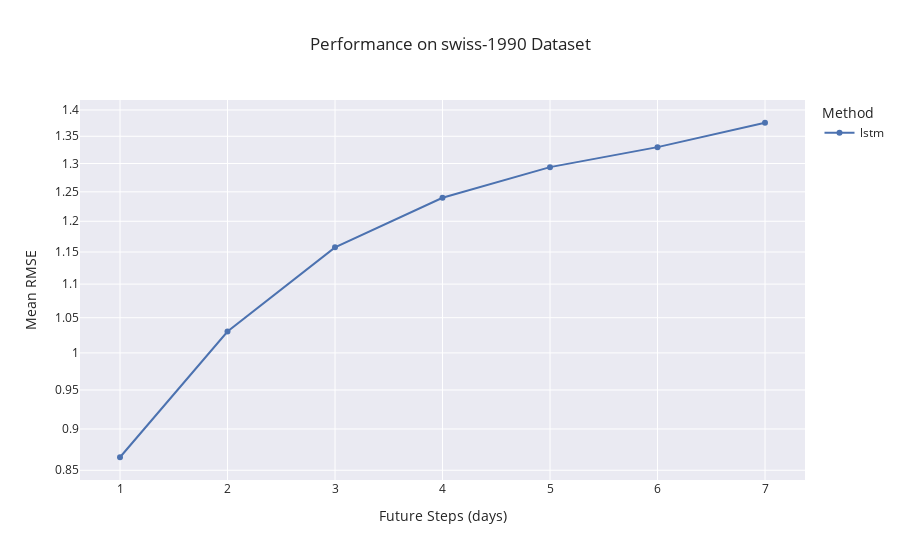
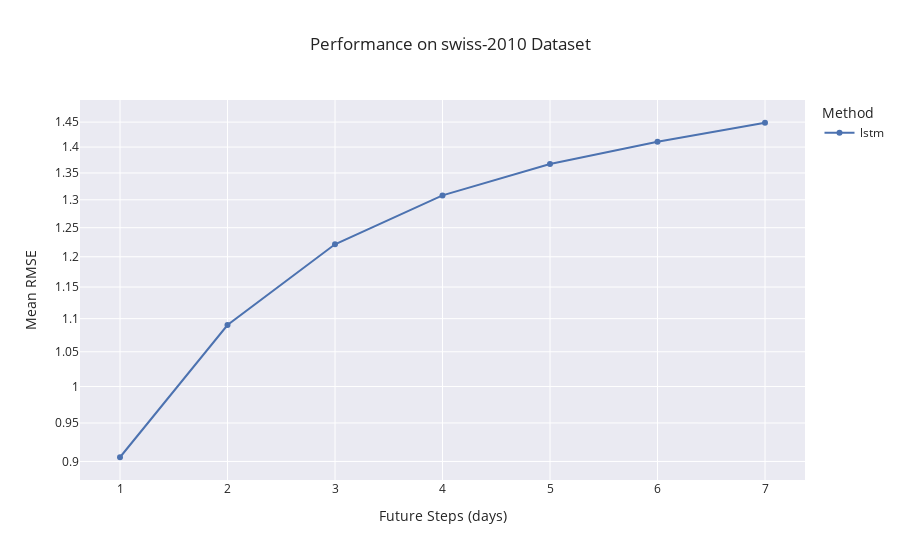
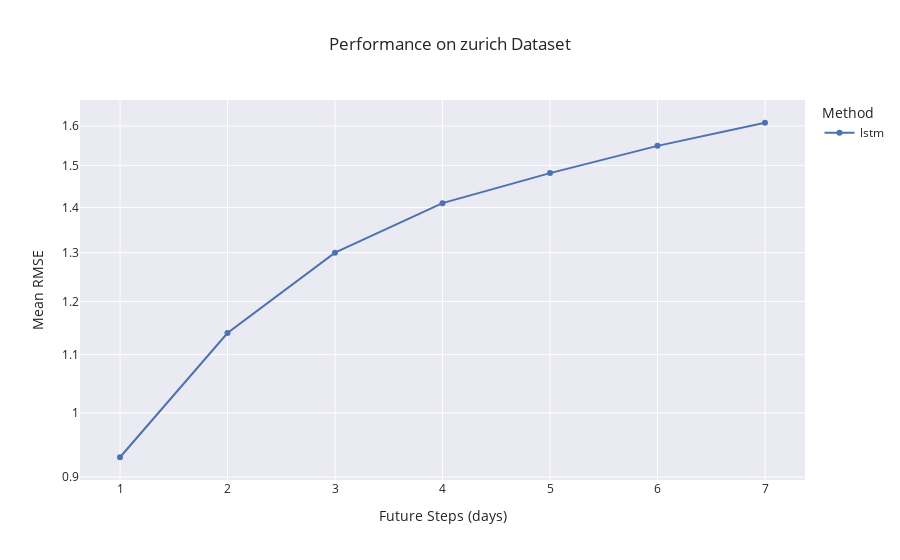

The cell these charts' notebook holds for them, in order:
### Code cell
# Plot results from CSV using Plotly (interactive in Jupyter Notebook):

%matplotlib inline


from pathlib import Path
import plotly.io as pio
from IPython.display import Image, display

# Set up Plotly template similar to Seaborn style:
print(pio.templates)
pio.templates.default = "seaborn"

# -----------------------
# Plotting function
# -----------------------


import plotly.express as px


def plot_results_from_csv_plotly(
        dump_dir: Path, graph_name: str, methods: list,
        xlog=False, ylog=False, if_interactive: bool | str = 'both',
        if_trim_overflows: bool = True,
):
    import pandas as pd

    # Merge all methods' data into a single DataFrame for plotting:
    df_all = pd.DataFrame()
    for m in methods:
        df_resu = gather_results(dump_dir, graph_name, m)
        df_all = pd.concat([df_all, df_resu], ignore_index=True)

    if df_all.empty:
        print(f"{ISSUE_TAG} No valid data to plot for graph='{graph_name}'.")
        return

    if if_trim_overflows:
        df_all = trim_overflows(df_all, base='win_len_1')

    display(df_all)

    fig = px.line(
        df_all, x='future_step', y='RMSE_Mean', color='method',
        markers=True,
        log_x=xlog,
        log_y=ylog,
        template='seaborn',
        title=f'Performance on {graph_name} Dataset',
        labels={'future_step': 'Future Steps (days)', 'RMSE_Mean': 'Mean RMSE', 'method': 'Method'}
    )

    fig.update_layout(hovermode='x unified')

    if str(if_interactive).lower() in ['true', 'both']:
        fig.show()

    if str(if_interactive).lower() in ['false', 'both']:
        # Plotly generates interactive HTML by default, which can not be shown in static platforms like GitHub.
        # Here we convert the figure to a static PNG image for display.
        png_bytes = pio.to_image(fig, format='png')
        display(Image(png_bytes))


for graph_name in GRAPH_NAMES[0:]:
    print()
    print(f'{INFO_TAG} ================= Plotting results for graph="{graph_name}" =================')
    plot_results_from_csv_plotly(
        DUMP_DIR, graph_name, METHODS[0:1],
        xlog=False, ylog=True,
        if_interactive='both', if_trim_overflows=False
    )

### Figure 1 — Plotly figure (JSON) as saved in the notebook; plotly's stock layout.template omitted (floating-point values rounded to 4 significant figures)
{"data": [{"hovertemplate": "Method=lstm<br>Future Steps (days)=%{x}<br>Mean RMSE=%{y}<extra></extra>", "legendgroup": "lstm", "line": {"color": "rgb(76,114,176)", "dash": "solid"}, "marker": {"symbol": "circle"}, "mode": "lines+markers", "name": "lstm", "orientation": "v", "showlegend": true, "x": [1, 2, 3, 4, 5, 6, 7], "xaxis": "x", "y": [0.8655, 1.03, 1.157, 1.24, 1.293, 1.33, 1.375], "yaxis": "y", "type": "scatter"}], "layout": {"xaxis": {"anchor": "y", "domain": [0.0, 1.0], "title": {"text": "Future Steps (days)"}}, "yaxis": {"anchor": "x", "domain": [0.0, 1.0], "title": {"text": "Mean RMSE"}, "type": "log"}, "legend": {"title": {"text": "Method"}, "tracegroupgap": 0}, "title": {"text": "Performance on swiss-1990 Dataset"}, "hovermode": "x unified"}}

### Figure 2 — Plotly figure (JSON) as saved in the notebook; plotly's stock layout.template omitted (floating-point values rounded to 4 significant figures)
{"data": [{"hovertemplate": "Method=lstm<br>Future Steps (days)=%{x}<br>Mean RMSE=%{y}<extra></extra>", "legendgroup": "lstm", "line": {"color": "rgb(76,114,176)", "dash": "solid"}, "marker": {"symbol": "circle"}, "mode": "lines+markers", "name": "lstm", "orientation": "v", "showlegend": true, "x": [1, 2, 3, 4, 5, 6, 7], "xaxis": "x", "y": [0.9053, 1.09, 1.221, 1.308, 1.367, 1.41, 1.449], "yaxis": "y", "type": "scatter"}], "layout": {"xaxis": {"anchor": "y", "domain": [0.0, 1.0], "title": {"text": "Future Steps (days)"}}, "yaxis": {"anchor": "x", "domain": [0.0, 1.0], "title": {"text": "Mean RMSE"}, "type": "log"}, "legend": {"title": {"text": "Method"}, "tracegroupgap": 0}, "title": {"text": "Performance on swiss-2010 Dataset"}, "hovermode": "x unified"}}

### Figure 3 — Plotly figure (JSON) as saved in the notebook; plotly's stock layout.template omitted (floating-point values rounded to 4 significant figures)
{"data": [{"hovertemplate": "Method=lstm<br>Future Steps (days)=%{x}<br>Mean RMSE=%{y}<extra></extra>", "legendgroup": "lstm", "line": {"color": "rgb(76,114,176)", "dash": "solid"}, "marker": {"symbol": "circle"}, "mode": "lines+markers", "name": "lstm", "orientation": "v", "showlegend": true, "x": [1, 2, 3, 4, 5, 6, 7], "xaxis": "x", "y": [0.9298, 1.14, 1.3, 1.41, 1.481, 1.549, 1.608], "yaxis": "y", "type": "scatter"}], "layout": {"xaxis": {"anchor": "y", "domain": [0.0, 1.0], "title": {"text": "Future Steps (days)"}}, "yaxis": {"anchor": "x", "domain": [0.0, 1.0], "title": {"text": "Mean RMSE"}, "type": "log"}, "legend": {"title": {"text": "Method"}, "tracegroupgap": 0}, "title": {"text": "Performance on zurich Dataset"}, "hovermode": "x unified"}}
